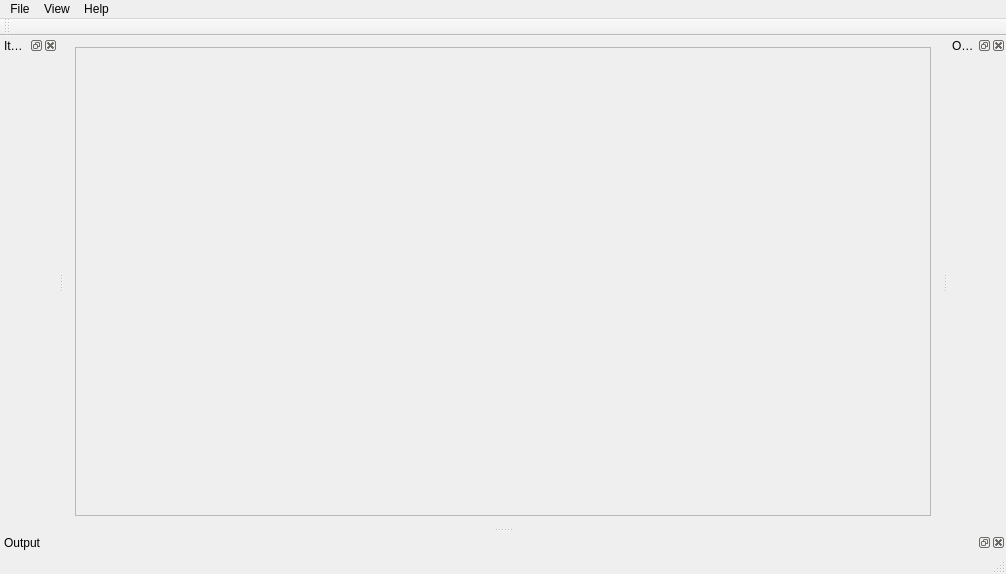
<?xml version="1.0" encoding="UTF-8"?>
<ui version="4.0">
 <class>MainWindow</class>
 <widget class="QMainWindow" name="MainWindow">
  <property name="geometry">
   <rect>
    <x>0</x>
    <y>0</y>
    <width>1006</width>
    <height>574</height>
   </rect>
  </property>
  <property name="windowTitle">
   <string>MainWindow</string>
  </property>
  <widget class="QWidget" name="centralWidget">
   <layout class="QGridLayout" name="gridLayout">
    <item row="0" column="0">
     <widget class="QScrollArea" name="scrollArea">
      <property name="widgetResizable">
       <bool>true</bool>
      </property>
      <widget class="QWidget" name="scrollAreaWidgetContents">
       <property name="geometry">
        <rect>
         <x>0</x>
         <y>0</y>
         <width>824</width>
         <height>458</height>
        </rect>
       </property>
      </widget>
     </widget>
    </item>
   </layout>
  </widget>
  <widget class="QMenuBar" name="menuBar">
   <property name="geometry">
    <rect>
     <x>0</x>
     <y>0</y>
     <width>1006</width>
     <height>23</height>
    </rect>
   </property>
   <widget class="QMenu" name="menuFile">
    <property name="title">
     <string>File</string>
    </property>
    <addaction name="actionNew"/>
    <addaction name="actionOpen"/>
    <addaction name="separator"/>
    <addaction name="actionCreate"/>
    <addaction name="actionConfig"/>
    <addaction name="actionRelaunch"/>
    <addaction name="separator"/>
    <addaction name="actionExit"/>
   </widget>
   <widget class="QMenu" name="menuView">
    <property name="title">
     <string>View</string>
    </property>
   </widget>
   <widget class="QMenu" name="menuHelp">
    <property name="title">
     <string>Help</string>
    </property>
    <addaction name="actionAbout"/>
    <addaction name="actionAboutQt"/>
    <addaction name="actionUpdateObject"/>
   </widget>
   <addaction name="menuFile"/>
   <addaction name="menuView"/>
   <addaction name="menuHelp"/>
  </widget>
  <widget class="QToolBar" name="mainToolBar">
   <attribute name="toolBarArea">
    <enum>TopToolBarArea</enum>
   </attribute>
   <attribute name="toolBarBreak">
    <bool>false</bool>
   </attribute>
  </widget>
  <widget class="QStatusBar" name="statusBar"/>
  <widget class="QDockWidget" name="debugDockWidget">
   <property name="allowedAreas">
    <set>Qt::AllDockWidgetAreas</set>
   </property>
   <property name="windowTitle">
    <string>Output</string>
   </property>
   <attribute name="dockWidgetArea">
    <number>8</number>
   </attribute>
   <widget class="QWidget" name="dockWidgetContents_2"/>
  </widget>
  <widget class="QDockWidget" name="objectDockWidget">
   <property name="windowTitle">
    <string>Object</string>
   </property>
   <attribute name="dockWidgetArea">
    <number>2</number>
   </attribute>
   <widget class="QWidget" name="dockWidgetContents_3"/>
  </widget>
  <widget class="QDockWidget" name="itemDockWidget">
   <property name="windowTitle">
    <string>Items</string>
   </property>
   <attribute name="dockWidgetArea">
    <number>1</number>
   </attribute>
   <widget class="QWidget" name="dockWidgetContents_4"/>
  </widget>
  <action name="actionNew">
   <property name="text">
    <string>New Project</string>
   </property>
   <property name="shortcut">
    <string>Ctrl+N</string>
   </property>
  </action>
  <action name="actionOpen">
   <property name="text">
    <string>Open Project</string>
   </property>
   <property name="shortcut">
    <string>Ctrl+O</string>
   </property>
  </action>
  <action name="actionCreate">
   <property name="text">
    <string>Create Projet Shortcut</string>
   </property>
  </action>
  <action name="actionConfig">
   <property name="text">
    <string>Project Config</string>
   </property>
  </action>
  <action name="actionRelaunch">
   <property name="text">
    <string>Relaunch</string>
   </property>
   <property name="shortcut">
    <string>F5</string>
   </property>
  </action>
  <action name="actionExit">
   <property name="text">
    <string>Exit</string>
   </property>
   <property name="shortcut">
    <string>Ctrl+Q</string>
   </property>
  </action>
  <action name="actionIPhone_3Gs_320x480">
   <property name="text">
    <string>iPhone 3Gs (320x480)</string>
   </property>
  </action>
  <action name="actionIPhone_4_640x960">
   <property name="text">
    <string>iPhone 4 (640x960)</string>
   </property>
  </action>
  <action name="actionIPhone_5_640x1136">
   <property name="text">
    <string>iPhone 5 (640x1136)</string>
   </property>
  </action>
  <action name="actionIPad_768x1024">
   <property name="text">
    <string>iPad (768x1024)</string>
   </property>
  </action>
  <action name="actionIPad_Retina_1536x2048">
   <property name="text">
    <string>iPad Retina (1536x2048)</string>
   </property>
  </action>
  <action name="actionAndroid_480x800">
   <property name="text">
    <string>Android (480x800)</string>
   </property>
  </action>
  <action name="actionAndroid_480x854">
   <property name="text">
    <string>Android (480x854)</string>
   </property>
  </action>
  <action name="actionAndroid_540x960">
   <property name="text">
    <string>Android (540x960)</string>
   </property>
  </action>
  <action name="actionAndroid_600x1024">
   <property name="text">
    <string>Android (600x1024)</string>
   </property>
  </action>
  <action name="actionAndroid_800x1280">
   <property name="text">
    <string>Android (720x1280)</string>
   </property>
  </action>
  <action name="actionAndroid_800x1280_2">
   <property name="text">
    <string>Android (800x1280)</string>
   </property>
  </action>
  <action name="actionAndroid_1080x1920">
   <property name="text">
    <string>Android (1080x1920)</string>
   </property>
  </action>
  <action name="actionPortrait">
   <property name="checkable">
    <bool>true</bool>
   </property>
   <property name="text">
    <string>Portrait</string>
   </property>
  </action>
  <action name="actionLandscape">
   <property name="checkable">
    <bool>true</bool>
   </property>
   <property name="text">
    <string>Landscape</string>
   </property>
  </action>
  <action name="actionReset_Zoom_100">
   <property name="text">
    <string>Reset Zoom (100%)</string>
   </property>
  </action>
  <action name="actionZoom_Out_50">
   <property name="text">
    <string>Zoom Out (50%)</string>
   </property>
  </action>
  <action name="actionAbout">
   <property name="text">
    <string>About</string>
   </property>
  </action>
  <action name="actionAboutQt">
   <property name="text">
    <string>AboutQt</string>
   </property>
  </action>
  <action name="actionUpdateObject">
   <property name="text">
    <string>updateObject</string>
   </property>
   <property name="shortcut">
    <string>F6</string>
   </property>
  </action>
 </widget>
 <layoutdefault spacing="6" margin="11"/>
 <resources/>
 <connections/>
</ui>
